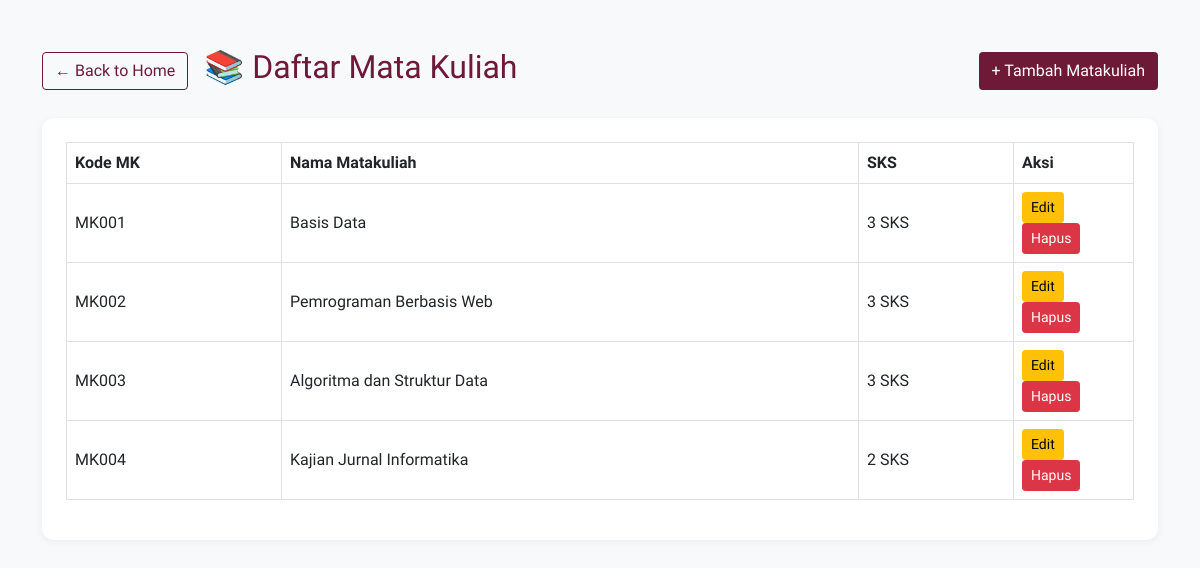
The page /matakuliah/index.php on the database its author committed.
### tables this page shows
CREATE TABLE matakuliah (
    kodemk CHAR(6) PRIMARY KEY,
    nama VARCHAR(50) NOT NULL,
    jumlah_sks INT(3) NOT NULL
);

### matakuliah/index.php (the view, shortened to what this page needs)
<?php
include '../koneksi.php';
?>
<!DOCTYPE html>
<html lang="id">
<head>
    <link href="https://cdn.jsdelivr.net/npm/bootstrap@5.0.2/dist/css/bootstrap.min.css" rel="stylesheet">
</head>
<body>
<div class="container my-5">
    <div class="d-flex align-items-center gap-3 mb-4">
        <a href="../index.php" class="btn btn-outline-maroon">← Back to Home</a>
        <h2 style="color: #6E1A37;">📚 Daftar Mata Kuliah</h2>
        <div class="ms-auto">
            <a href="tambah.php" class="btn btn-maroon">+ Tambah Matakuliah</a>
        </div>
    </div>
    <div class="table-wrapper">
        <div class="table-responsive">
            <table class="table table-bordered table-hover align-middle">
                <thead><tr><th>Kode MK</th><th>Nama Matakuliah</th><th>SKS</th><th width="120">Aksi</th></tr></thead>
                <tbody>
                    <?php
                    $res = mysqli_query($koneksi, "SELECT * FROM matakuliah ORDER BY kodemk");
                    if(mysqli_num_rows($res) > 0):
                        while($row = mysqli_fetch_assoc($res)):
                    ?>
                    <tr>
                        <td><?= htmlspecialchars($row['kodemk']) ?></td>
                        <td><?= htmlspecialchars($row['nama']) ?></td>
                        <td><?= $row['jumlah_sks'] ?> SKS</td>
                        <td>
                            <a href="edit.php?kodemk=<?= $row['kodemk'] ?>" class="btn btn-warning btn-sm">Edit</a>
                            <a href="hapus.php?kodemk=<?= $row['kodemk'] ?>" class="btn btn-danger btn-sm" onclick="return confirm('Yakin hapus?')">Hapus</a>
                        </td>
                    </tr>
                    <?php endwhile; else: ?>
                    <tr><td colspan="4" class="text-center">Belum ada data mata kuliah</td></tr>
                    <?php endif; ?>
                </tbody>
            </table>
        </div>
    </div>
</div>
</body>
</html>

### matakuliah/index.php (style rules this page uses)
* { font-family: 'Sora', sans-serif; }
body { background-color: #f8f9fa; }
.table-wrapper { background: white; border-radius: 12px; padding: 1.5rem; box-shadow: 0 2px 8px rgba(0,0,0,0.05); }
.btn-maroon { background-color: #6E1A37; color: white; }
.btn-outline-maroon { border-color: #6E1A37; color: #6E1A37; }
th { background-color: #e9ecef; font-weight: 600; }

### rows shown on the page
matakuliah: kodemk "MK001", nama "Basis Data", jumlah_sks "3"
matakuliah: kodemk "MK002", nama "Pemrograman Berbasis Web", jumlah_sks "3"
matakuliah: kodemk "MK003", nama "Algoritma dan Struktur Data", jumlah_sks "3"
matakuliah: kodemk "MK004", nama "Kajian Jurnal Informatika", jumlah_sks "2"
